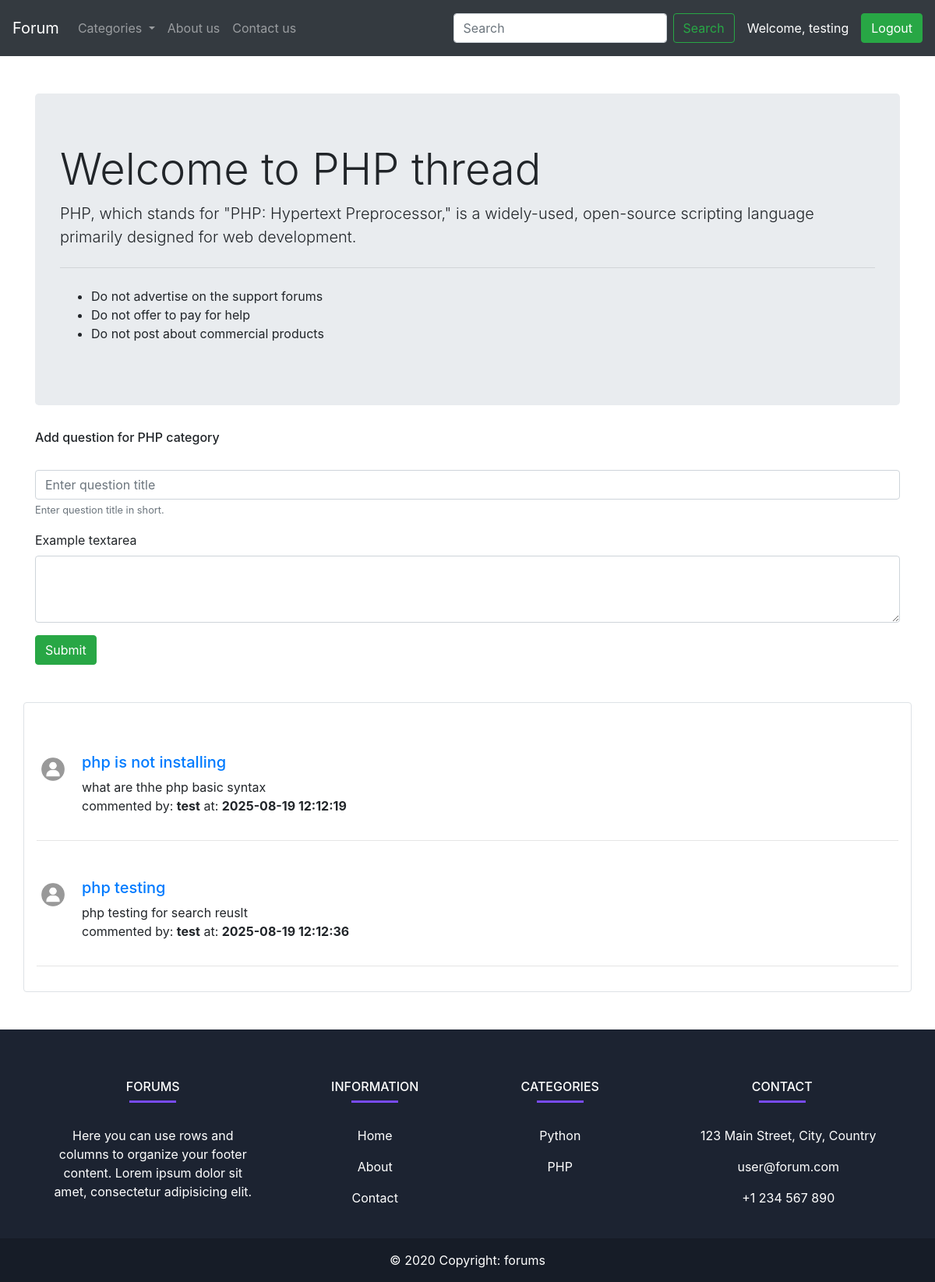
The app's page /threadlist.php?cat_id=2 (signed in) with its own data.
### tables this page shows
CREATE TABLE IF NOT EXISTS `categories` (
  `categories_id` int NOT NULL AUTO_INCREMENT,
  `categories_name` varchar(255) NOT NULL,
  `categories_description` varchar(255) NOT NULL,
  `created_date` datetime NOT NULL DEFAULT CURRENT_TIMESTAMP,
  PRIMARY KEY (`categories_id`)
);

CREATE TABLE IF NOT EXISTS `questions` (
  `ques_id` int NOT NULL AUTO_INCREMENT,
  `ques_title` varchar(255) NOT NULL,
  `ques_desc` text NOT NULL,
  `ques_cat_id` int NOT NULL,
  `ques_user_id` int NOT NULL,
  `ques_cr_time` datetime NOT NULL DEFAULT CURRENT_TIMESTAMP,
  PRIMARY KEY (`ques_id`)
);

CREATE TABLE IF NOT EXISTS `users` (
  `srno` int NOT NULL AUTO_INCREMENT,
  `username` varchar(30) NOT NULL,
  `email` varchar(30) NOT NULL,
  `password` varchar(255) NOT NULL,
  `created_date` datetime NOT NULL DEFAULT CURRENT_TIMESTAMP,
  PRIMARY KEY (`srno`)
);

### threadlist.php (the view, shortened to what this page needs)
<?php
include 'partial/_db_connection.php';
$cat_id = $_GET['cat_id'];
$sql = "SELECT * FROM `categories` WHERE `categories_id` = '$cat_id'";
$result = mysqli_query($conn,$sql);
while ($rows = mysqli_fetch_assoc($result)) {
    $categories_name = $rows['categories_name'];
    $categories_desc = $rows['categories_description'];
}
?>
<!doctype html>
<html lang="en">
<head>
    <link rel="stylesheet" href="https://cdn.jsdelivr.net/npm/bootstrap@4.4.1/dist/css/bootstrap.min.css"
>
    <link rel="stylesheet" href="style.css">
</head>
<body>
    <?php
    include 'partial/_header.php' ;
    ?>
    <div class="container mt-5">
        <div class="jumbotron">
            <h1 class="display-4">Welcome to <?php echo $categories_name ?> thread</h1>
            <p class="lead"><?php echo $categories_desc ?></p>
            <hr class="my-4">
            <p><ul>
                <li>Do not advertise on the support forums</li>
                 <li>Do not offer to pay for help</li>
                  <li>Do not post about commercial products</li>
            </ul>
        </div>
    </div>
    <div class="container">
        <h6>Add question for <?php echo $categories_name ?> category</h6>
        <?php
         if(isset($_SESSION['username']) && $_SESSION['username']== true){
      echo '<form action="'.$_SERVER["PHP_SELF"].'" method="POST">
  <div class="form-group">
  <input type="hidden" value="'.$_GET['cat_id'].'" name="cat_id">
    <input type="hidden" value="'.$_SESSION['user_id'].'" name="ques_user_id">
    <label for="ques_title"></label>
    <input type="text" class="form-control" id="ques_title" aria-describedby="emailHelp" name="ques_title" placeholder="Enter question title">
    <small id="ques_title" class="form-text text-muted">Enter question title in short.</small>
  </div>
  <div class="form-group">
    <label for="ques_desc">Example textarea</label>
    <textarea class="form-control" id="ques_desc" rows="3" name="ques_desc"></textarea>
  </div>
  <button type="submit" class="btn btn-success">Submit</button>
</form>';
         }
         else {
            echo "Yor are not logged in please login to start posting question.";
         }
?>
    </div>
    <div class="container mt-5 border p-3 rounded">
    <?php
    $sql = "SELECT * FROM questions WHERE `ques_cat_id` = '$cat_id'";
    $result = mysqli_query($conn,$sql);
    while ($rows = mysqli_fetch_assoc($result)) {
        $ques_fetch_id = $rows['ques_id'];
        $ques_fetch_title = $rows['ques_title'];
        $ques_fetch_desc = $rows['ques_desc'];
        $ques_time = $rows['ques_cr_time'];
        $ques_user_id = $rows['ques_user_id'];
         $sql2 = "SELECT * FROM users WHERE `srno` = '$ques_user_id'";
       $result2 = mysqli_query($conn,$sql2);
       $rows2 = mysqli_fetch_assoc($result2);
           echo '
        <div class="media mt-5">
            <img src="images/user-profile.jpg" width="42px" class="mr-3" alt="user profile">
            <div class="media-body">
                <h5 class="mt-0"><a href="thread.php?question_id='.$ques_fetch_id.'">'.$ques_fetch_title.'</a></h5>
                '.$ques_fetch_desc.'
                  <p>commented by: <b>'.$rows2['username'] .'</b> at: <b>'.$ques_time.'</b></p>
            </div>
        </div>
         <hr>';
    }
        ?>
    </div>
    <?php include 'partial/_footer.php' ?>
</body>
</html>

### records on screen
categories: categories_name "PHP", categories_description "PHP, which stands for \"PHP: Hypertext Preprocessor,\" is a widely-used, open-source scripting language primarily designed for web development."
questions: ques_title "php is not installing", ques_desc "what are thhe php basic syntax", users.username "test", ques_cr_time "2025-08-19 12:12:19"
questions: ques_title "php testing", ques_desc "php testing for search reuslt", users.username "test", ques_cr_time "2025-08-19 12:12:36"

### other values on screen
$_SESSION['username'] "testing"
